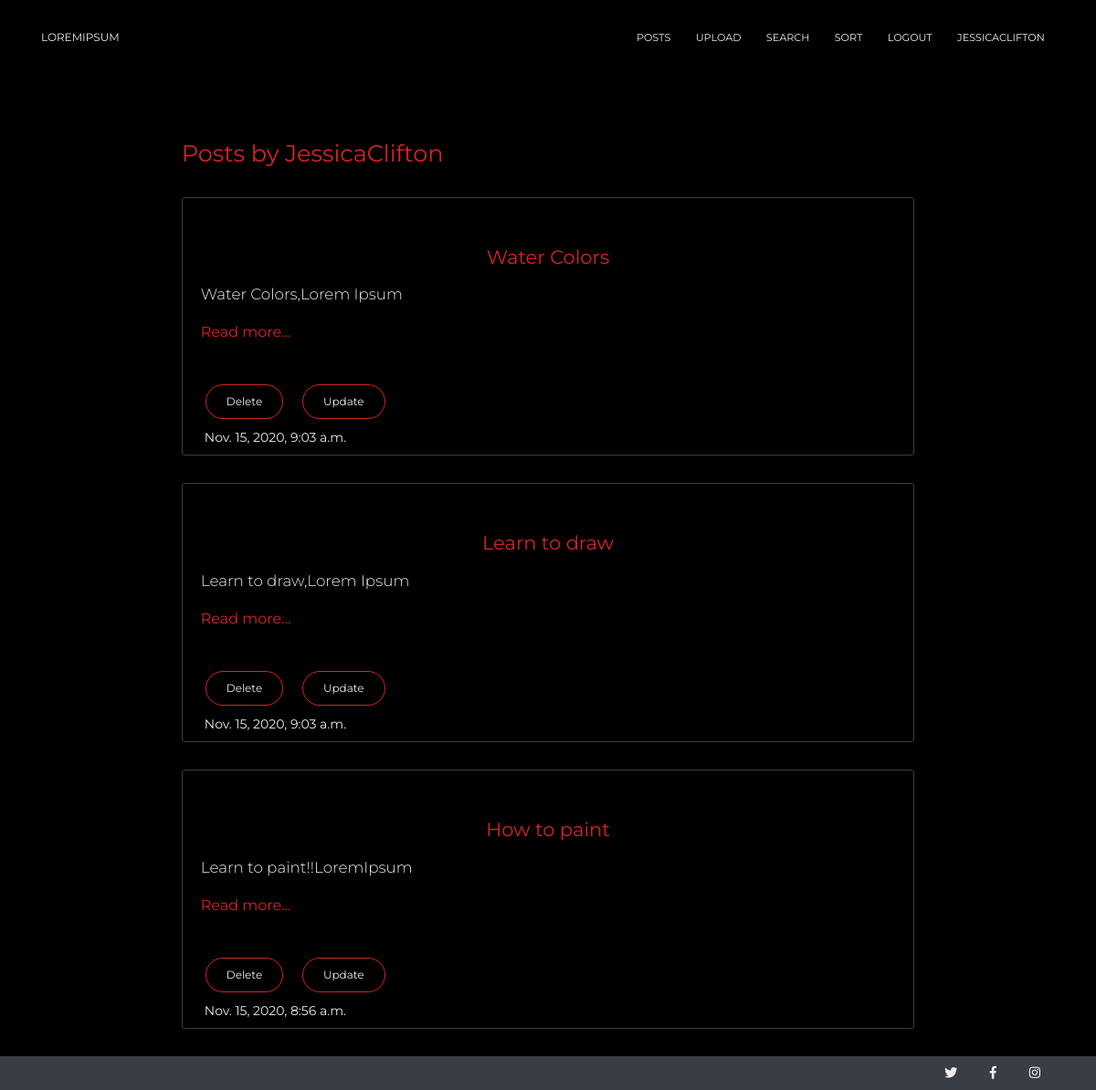
Before: /myposts/ (signed in) with the older database file.
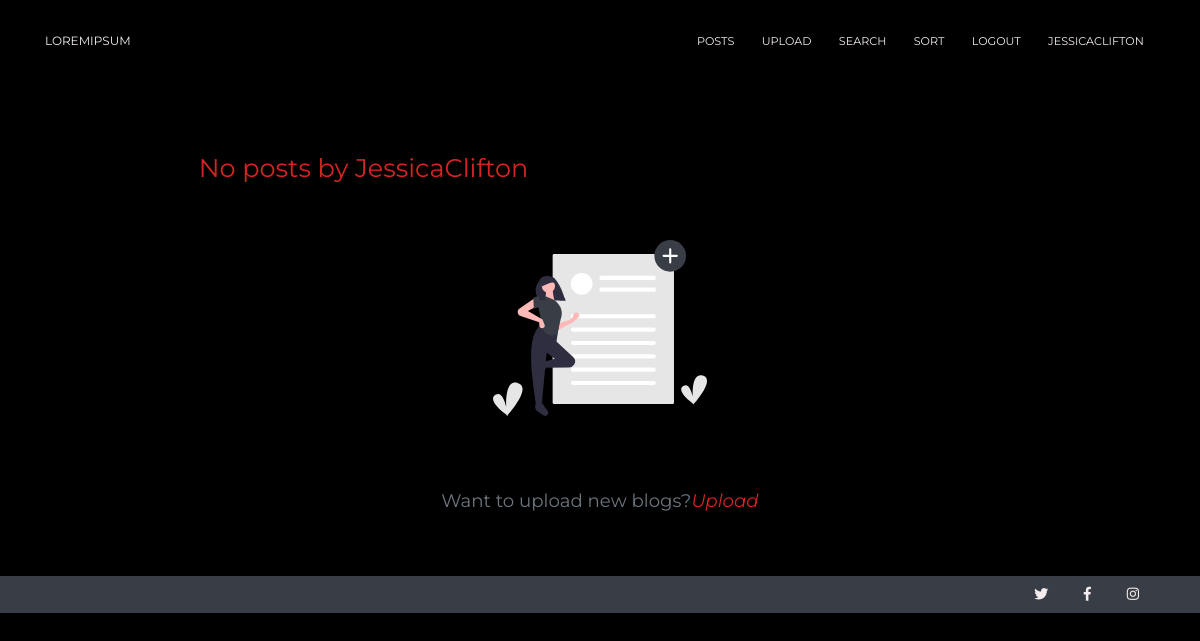
After: the same page with the newer database file.
### blog_app/models.py (models this page shows, shortened)
class Post(models.Model):
    postTitle=models.CharField(max_length=250)
    postContent=models.TextField(null=False)
    date=models.DateTimeField(default=timezone.now)
    postAuthor=models.ForeignKey(User,on_delete=models.CASCADE)

### blog_app/views.py (the view)
# urls.py: path('myposts/',views.my_posts,name='my_posts'),
@login_required
def my_posts(request):
    u=request.user.username
    posts=Post.objects.filter(postAuthor__exact=request.user.id).order_by('-date')
    return render(request,'my_posts.html', {'posts':posts,'user':u})

### blog_app/templates/my_posts.html (shortened to what this page needs)
{% load static %}
<!doctype html>
<html lang="en">
<head>
  <link href="https://use.fontawesome.com/releases/v5.0.6/css/all.css" rel="stylesheet">
  <link href="{% static 'css/bootstrap.min.css' %}" rel="stylesheet" />
  <link href="{% static 'css/master.css' %}" rel="stylesheet" />
  <link href="{% static 'css/now-ui-kit.css' %}" rel="stylesheet" />
</head>
<body class="sidebar-collapse">
  <nav class="navbar navbar-expand-lg fixed-top navbar-transparent " color-on-scroll="100" style="color: transparent;">
    <div class="container">
      <div class="navbar-translate">
        <a class="navbar-brand" href="index.html" data-placement="bottom" target="_blank">LoremIpsum</a>
      </div>
      <div class="collapse navbar-collapse justify-content-end" id="navigation" data-nav-image="./assets/img/blurred-image-1.jpg">
        <ul class="navbar-nav">
          <li class="nav-item">
            <a class="nav-link" href="{% url 'posts'%}">
              <p>Posts</p>
            </a>
          </li>
          <li class="nav-item">
            <a class="nav-link" href="{% url 'upload'%}">
              <p>Upload</p>
            </a>
          </li>
          <li class="nav-item">
            <a class="nav-link" href="#">
              <p>Search</p>
            </a>
          </li>
          <li class="nav-item">
            <a class="nav-link" href="#">
              <p>Sort</p>
            </a>
          </li>
          <li class="nav-item">
            <a class="nav-link" href="{% url 'logout' %}">
              <p>Logout</p>
            </a>
          </li>
          <li class="nav-item">
            <a class="nav-link" href="#">
              <p>{{ user }}</p>
            </a>
          </li>
        </ul>
      </div>
    </div>
  </nav>
  <div class="container">
    <div class="col-md-9 mx-auto" style="margin-top:150px">
      {% if posts %}
      <h3 class="primary-text">Posts by {{ user }}</h3>
      {% for post in posts %}
      <div class="card">
        <div class="card-body">
          <h4 class="card-title text-center">{{ post.postTitle }}</h4>
          <p class="card-text show-read-more">
            {{ post.postContent }}
          </p>
          <a href="{% url 'post-details' post.id %}"  style="font-size:1rem;">Read more...</a>
        </div>
        <div class="card-footer text-muted mb-2" style="text-align:left; padding-left:1.5rem;">
          <a href="{% url 'delete' post.id %}" class="btn btn-outline-primary btn-round mr-3">Delete</a>
          <a href="{% url 'update' post.id %}" class="btn btn-outline-primary btn-round">Update</a><br>
          {{ post.date }}
        </div>
      </div>
      {% endfor %}
      {% else %}
      <h3 class="primary-text">No posts by {{ user }}</h3>
      <img src="{% static 'img/no result.svg'%}" style="height: 14rem;" class="rounded mx-auto d-block px-4 py-4">
      <div class=" col-md-9 text-center  mx-auto py-5">
        <h5 class="text-secondary">Want to upload new blogs?<em><a href="" style="color:#d72323">Upload</a></em></h5>
      </div>
      {% endif %}
    </div>
  </div>
  <footer>
    <div class="container ml-auto py-2" style="text-align:right">
      <i class="footer-icons fab fa-twitter"></i>
      <i class=" footer-icons fab fa-facebook-f"></i>
      <i class="footer-icons fab fa-instagram"></i>
    </div>
  </footer>
</body>
</html>

### blog_app/static/css/master.css (style rules this page uses)
:root { --primary-color: #d72323; --dark-gray: #393e46; --background: #000000; --light-gray: #f5eded; }
body { background-color: var(--background); }
nav.navbar { background-color: var(--dark-gray); }
.nav-link { color: var(--light-gray) !important; font-size: 0.7rem !important; font-weight: 400; }
.navbar-brand { color: var(--light-gray) !important ; }
.primary-text { color: var(--primary-color); }
a { color: var(--primary-color) !important; }
label, .helptext, ul { color: var(--light-gray); line-height: 1.5; font-family: "Montserrat", "Helvetica Neue", Arial, sans-serif; font-weight: 100; }
ul, .helptext { font-size: 0.7rem; }
footer { background-color: var(--dark-gray); }
.footer-icons { color: var(--light-gray); margin: 0 1rem; }

Changed rows visible on the page:
removed Post: postTitle "Water Colors", postContent "Water Colors,Lorem Ipsum", date "Nov. 15, 2020, 9:03 a.m."
removed Post: postTitle "Learn to draw", postContent "Learn to draw,Lorem Ipsum", date "Nov. 15, 2020, 9:03 a.m."
removed Post: postTitle "How to paint", postContent "Learn to paint!!LoremIpsum", date "Nov. 15, 2020, 8:56 a.m."
Other visible differences:
{{ user }}: (not shown) → "JessicaClifton"
{{ user }}: "JessicaClifton" → (not shown)
text no longer shown: "Posts by"
text now shown: "No posts by Want to upload new blogs? Upload"
